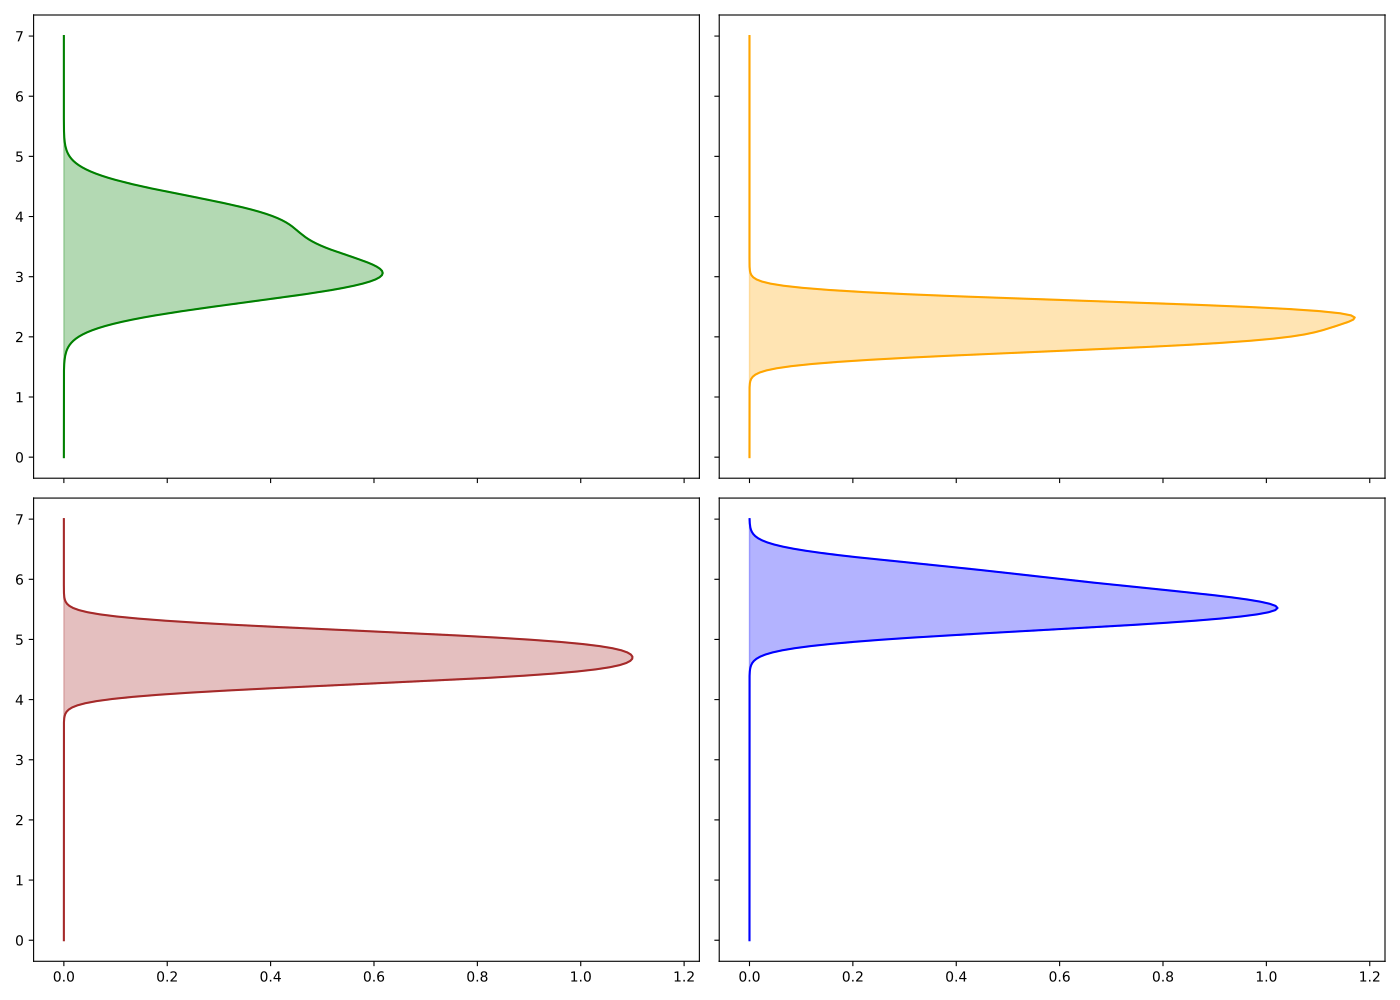

Python code for this plot:
import matplotlib.pyplot as plt
import numpy as np
from scipy.stats import gaussian_kde

# Manually shuffled wind speed data
spring_wind_speeds = np.array([3.5, 2.8, 3.2, 4.0, 3.1, 3.8, 2.7, 3.0, 4.2])
summer_wind_speeds = np.array([2.2, 1.8, 2.0, 2.5, 1.9, 2.5, 2.3, 2.4, 2.1])
autumn_wind_speeds = np.array([4.6, 4.3, 4.5, 5.0, 4.7, 4.8, 4.4, 5.1, 4.9])
winter_wind_speeds = np.array([5.8, 5.2, 5.5, 6.0, 5.4, 5.6, 5.7, 6.2, 5.3])

fig, ax = plt.subplots(2, 2, figsize=(14, 10), sharex=True, sharey=True)
wind_speed_data = [spring_wind_speeds, summer_wind_speeds, autumn_wind_speeds, winter_wind_speeds]
colors = ['green', 'orange', 'brown', 'blue']

for i, (ax_, data, color) in enumerate(zip(ax.flatten(), wind_speed_data, colors)):
    density = gaussian_kde(data)
    y_vals = np.linspace(0, 7, 200)
    x_vals = density(y_vals)

    ax_.plot(x_vals, y_vals, color=color)
    ax_.fill_betweenx(y_vals, 0, x_vals, color=color, alpha=0.3)

plt.tight_layout()
plt.show()
